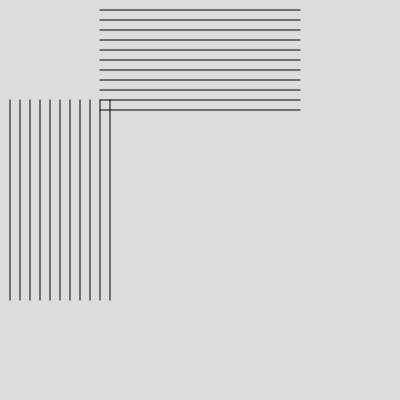
Frame 1 (no input)
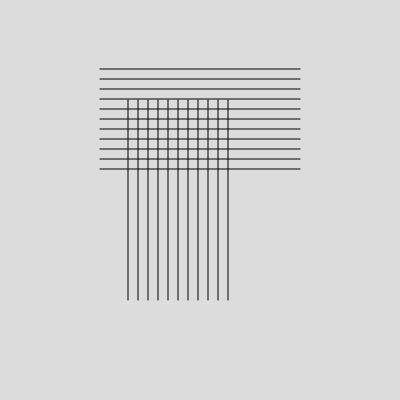
Frame 60 (no input)
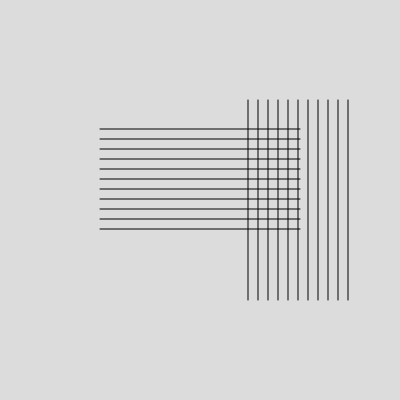
Frame 120 (the mouse pressed at the canvas centre since frame 60)

The p5.js sketch that drew these frames (run headless with seeded random() and noise() and a simulated clock; from frame 60 on, the mouse is pressed at the canvas centre):

// p5.js sketch
// ── sketch.js
let y = 10;
let x = 10;

function setup() {
  createCanvas(400, 400);
  frameRate(20);
}

function draw() {
  background(220);
  for (i = 0; i < 110; i += 10) {
    line(100, y + i, 300, y + i);
  }
  for (i = 0; i < 110; i += 10) {
    line(x + i, 100, x + i, 300);
  }
  y++;
  x += 2;
}
